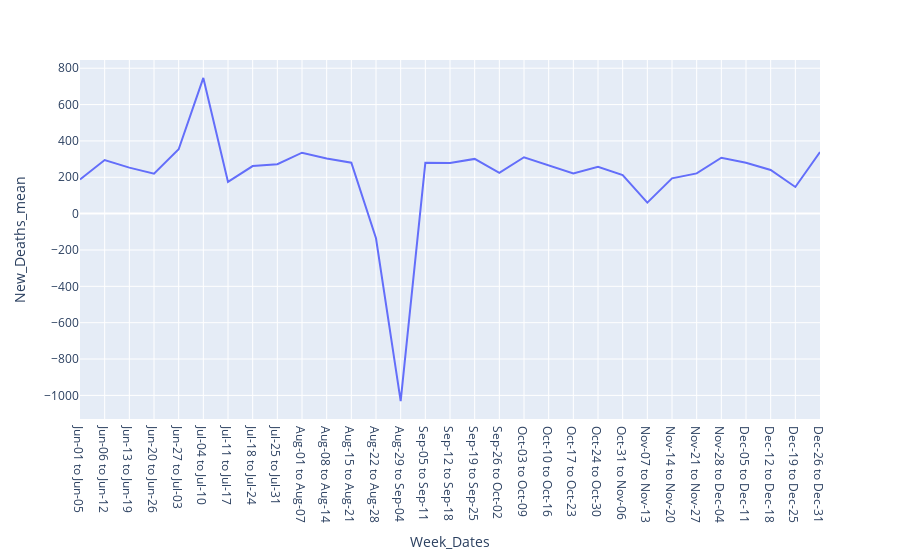

The code cell stored with this chart in its notebook:
### Code cell
px.line(super_covid_statistics,x='Week_Dates',y='New_Deaths_mean')

### Figure 1 — Plotly figure (JSON) as saved in the notebook; plotly's stock layout.template omitted (floating-point values rounded to 4 significant figures)
{"data": [{"hovertemplate": "Week_Dates=%{x}<br>New_Deaths_mean=%{y}<extra></extra>", "legendgroup": "", "line": {"color": "#636efa", "dash": "solid"}, "marker": {"symbol": "circle"}, "mode": "lines", "name": "", "orientation": "v", "showlegend": false, "type": "scatter", "x": ["Jun-01 to Jun-05", "Jun-06 to Jun-12", "Jun-13 to Jun-19", "Jun-20 to Jun-26", "Jun-27 to Jul-03", "Jul-04 to Jul-10", "Jul-11 to Jul-17", "Jul-18 to Jul-24", "Jul-25 to Jul-31", "Aug-01 to Aug-07", "Aug-08 to Aug-14", "Aug-15 to Aug-21", "Aug-22 to Aug-28", "Aug-29 to Sep-04", "Sep-05 to Sep-11", "Sep-12 to Sep-18", "Sep-19 to Sep-25", "Sep-26 to Oct-02", "Oct-03 to Oct-09", "Oct-10 to Oct-16", "Oct-17 to Oct-23", "Oct-24 to Oct-30", "Oct-31 to Nov-06", "Nov-07 to Nov-13", "Nov-14 to Nov-20", "Nov-21 to Nov-27", "Nov-28 to Dec-04", "Dec-05 to Dec-11", "Dec-12 to Dec-18", "Dec-19 to Dec-25", "Dec-26 to Dec-31"], "xaxis": "x", "y": [187.6, 294.6, 253, 220, 354, 746.4, 174.3, 261.6, 271.6, 335.1, 303.6, 280.3, -135.4, -1031.0, 279.7, 278.1, 301, 224.1, 310.1, 267.4, 221.6, 257.6, 212, 60.57, 193.9, 221.3, 307.6, 280.3, 240.1, 146.7, 338.5], "yaxis": "y"}], "layout": {"legend": {"tracegroupgap": 0}, "margin": {"t": 60}, "xaxis": {"anchor": "y", "domain": [0, 1], "title": {"text": "Week_Dates"}}, "yaxis": {"anchor": "x", "domain": [0, 1], "title": {"text": "New_Deaths_mean"}}}}
